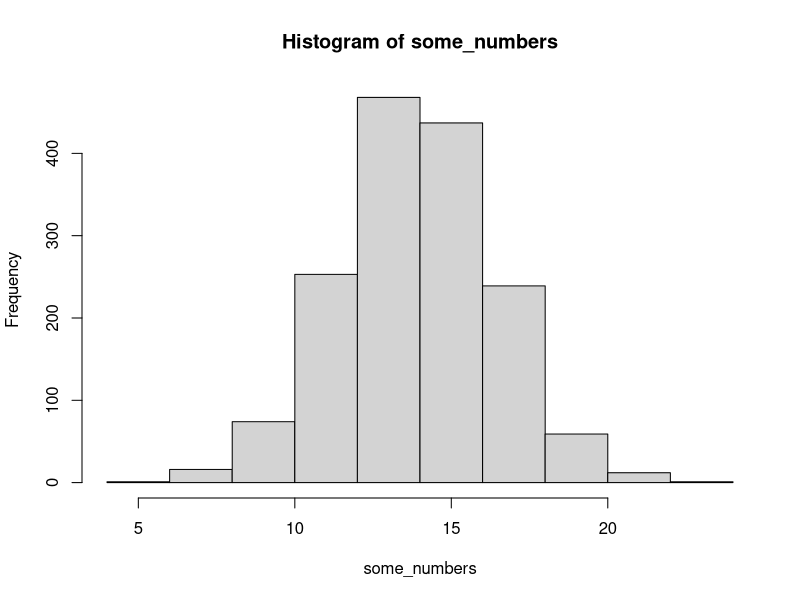
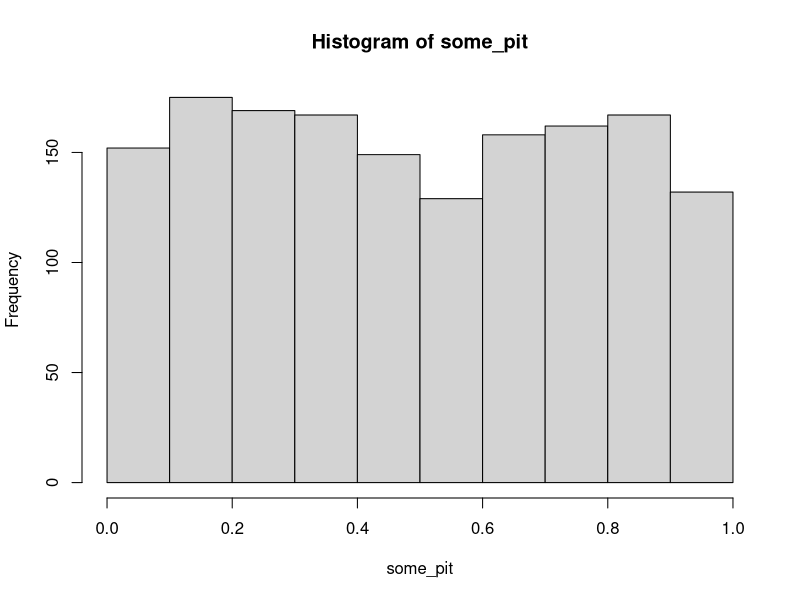
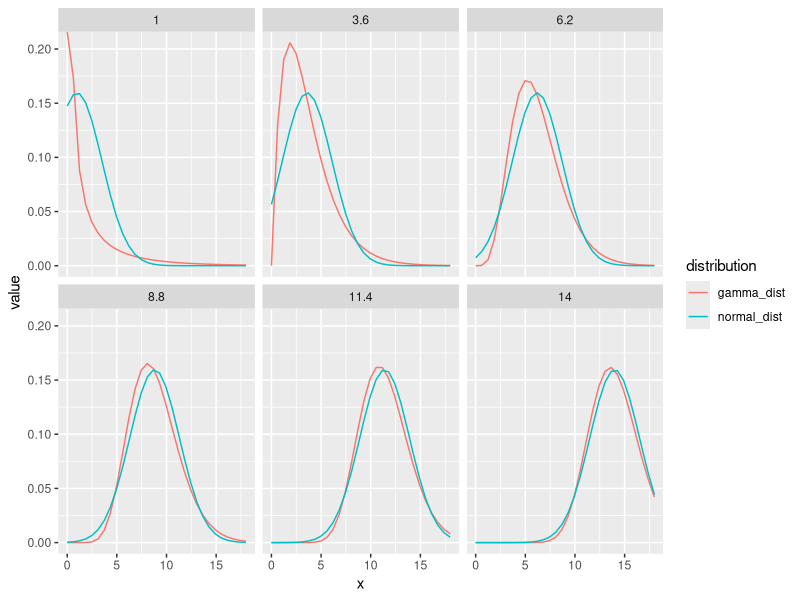
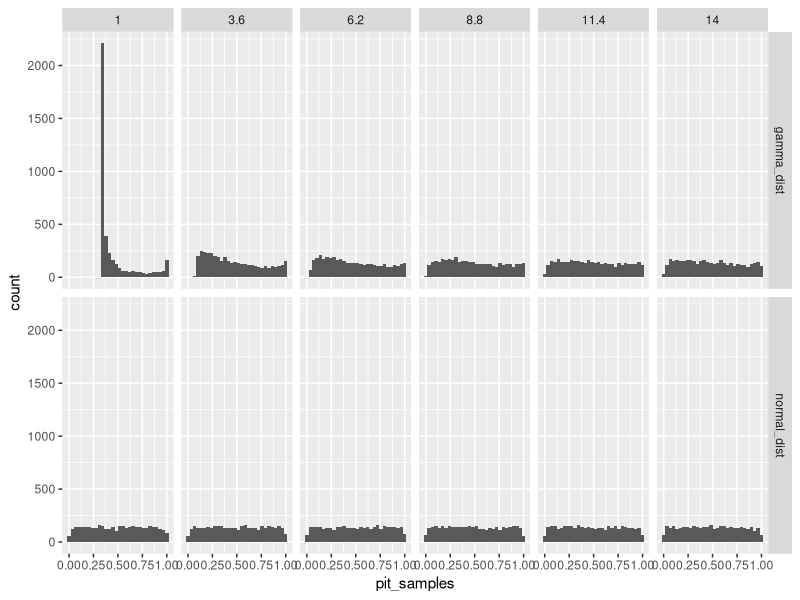
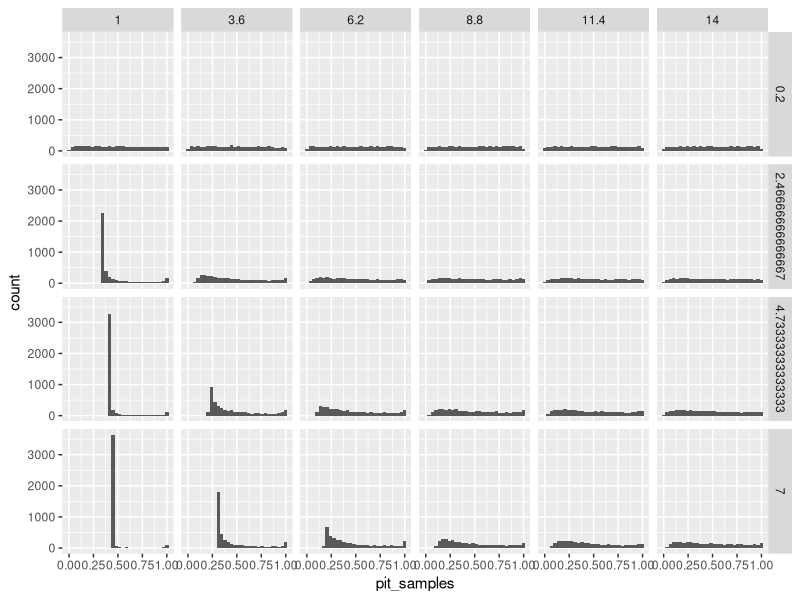
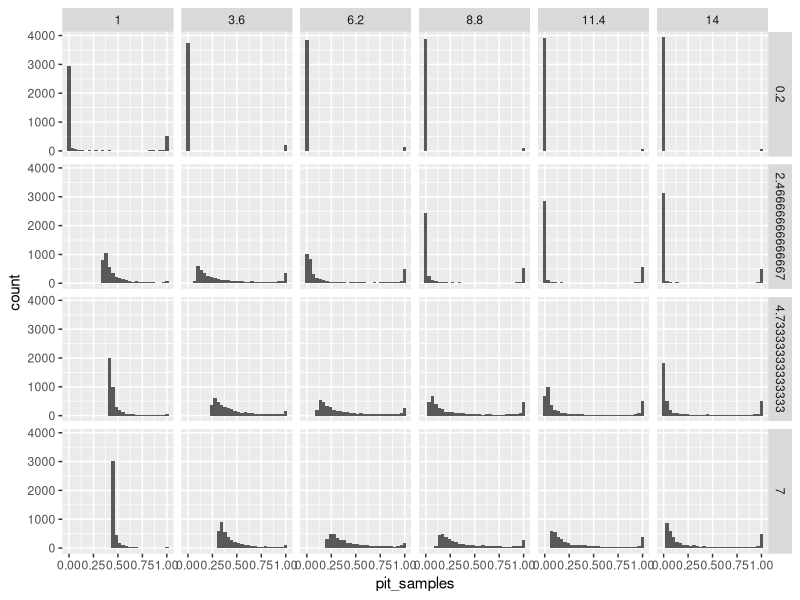

R code for these plots, in order:
## ---- chunk 1
some_numbers <- rnorm(1560, mean = 14, sd = 2.5)
hist(some_numbers)
## ---- chunk 2
some_pit <- pnorm(some_numbers, mean = 14, sd = 2.5)
hist(some_pit)
## ---- chunk 3
library(tidyverse)
n <- 4000
tibble(meanval = seq(from = 1, to = 14, length.out = 6),
       sd = 2.5) |> 
  expand_grid(x = seq(from = 0, to = 18, length.out = 30)) |>
  mutate(normal_dist = dnorm(x, mean = meanval, sd = sd),
         gamma_dist = dgamma(x, 
                        shape = meanval^2/sd^2,
                        rate = meanval/sd^2)) |> 
  pivot_longer(ends_with("dist"), 
               names_to = "distribution",
               values_to = "value") |> 
  ggplot(aes(x = x, y = value, colour = distribution)) + 
  geom_line()  +
  facet_wrap(~meanval)

## ---- chunk 4
n <- 4000
tibble(meanval = seq(from = 1, to = 14, length.out = 6),
       sd = 2.5) |> 
  rowwise() |>
  mutate(normal_dist = list(rnorm(n, mean = meanval, sd = sd)),
         gamma_dist = list(rgamma(n, 
                        shape = meanval^2/sd^2,
                        rate = meanval/sd^2))) |> 
  pivot_longer(ends_with("dist"), 
               names_to = "distribution",
               values_to = "samples") |> 
  rowwise() |> 
  mutate(pit_samples = list(pnorm(samples, mean = meanval, sd = sd))) |> 
  select(-samples) |> 
  # filter(distribution == "gamma_dist") |> 
  unnest(pit_samples) |> 
  ggplot(aes(x = pit_samples)) + 
  geom_histogram() + 
  facet_grid(distribution~meanval)
## ---- chunk 5
n <- 4000
expand_grid(meanval = seq(from = 1, to = 14, length.out = 6),
       sdval = seq(from = .2, to = 7, length.out = 4)) |> 
  rowwise() |>
  mutate(gamma_dist = list(rgamma(n, 
                        shape = meanval^2/sdval^2,
                        rate = meanval/sdval^2))) |> 
  rowwise() |> 
  mutate(pit_samples = list(
    pnorm(gamma_dist,
          mean = meanval,
          sd = sdval))) |> 
  select(-gamma_dist) |> 
  # filter(distribution == "gamma_dist") |> 
  unnest(pit_samples) |> 
  ggplot(aes(x = pit_samples)) + 
  geom_histogram() + 
  facet_grid(sdval~meanval)
## ---- chunk 6
n <- 4000
expand_grid(meanval = seq(from = 1, 
                          to = 14, 
                          length.out = 6),
       sdval = seq(from = .2, 
                   to = 7, 
                   length.out = 4)) |> 
  rowwise() |>
  mutate(
    cf = log(sdval/meanval)^2 + 1,
    lnorm_dist = list(rlnorm(n, 
                        meanlog = log(meanval) - .5*cf, 
                        sdlog = sqrt(cf))
                      )
    )|> 
  rowwise() |> 
  mutate(pit_samples = list(
    pnorm(lnorm_dist,
          mean = meanval,
          sd = sdval)
    # plnorm(lnorm_dist, 
    #        meanlog = log(meanval) - .5*cf, 
    #        sdlog = sqrt(cf))
    )) |> 
  select(-lnorm_dist) |> 
  # filter(distribution == "gamma_dist") |> 
  unnest(pit_samples) |> 
  ggplot(aes(x = pit_samples)) + 
  geom_histogram() + 
  facet_grid(sdval~meanval)
